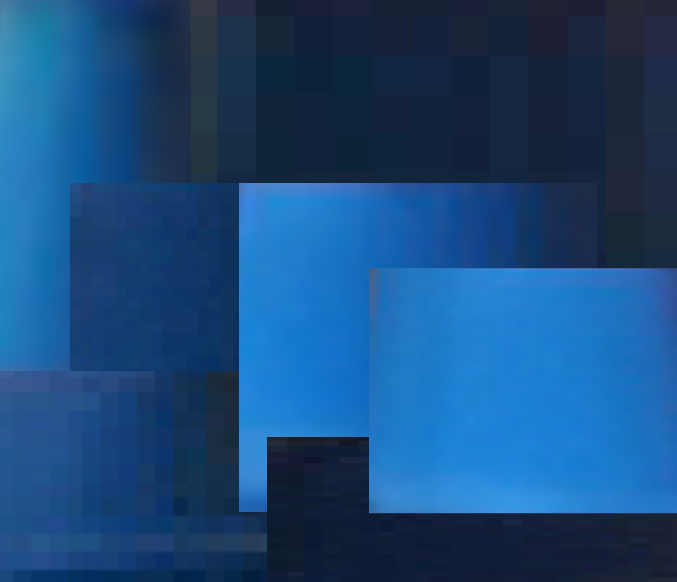
#> input picture utils/hist_backprojection/blue_cones_samples_comp.PNG, 677 x 582 px
$ python hist_backproject.py
#> lines starting #> are read from the running program, lines starting #| are printed output that depends on the picture; after the words box and inside, x2 and y2 are one past the last pixel; in counts of white or black regions, pixels touching at a corner belong together
# histogram backprojection to extract cones from an image
# Source: https://docs.opencv.org/4.x/dc/df6/tutorial_py_histogram_backprojection.html

import numpy as np
import cv2 as cv
import os

test_data_path = "/home/murphe80/metamorphic_testing/YOLO_metamorphic_testing/data/base_images/zed_frames"
output_path = "/home/murphe80/metamorphic_testing/YOLO_metamorphic_testing/data/base_images/zed_segmented/all_images"

os.makedirs(output_path, exist_ok=True)

roi_blue = cv.imread('blue_cones_samples_comp.PNG')
#> roi_blue is the input picture: shape (582, 677, 3); mean B, G, R 124.3, 74.6, 25.9
assert roi_blue is not None, "file could not be read, check with os.path.exists()"
hsv_blue = cv.cvtColor(roi_blue,cv.COLOR_BGR2HSV)
#> hsv_blue: shape (582, 677, 3); mean H, S, V 106.4, 191.9, 124.3

roi_yell = cv.imread('yellow_cones_samples2.png')
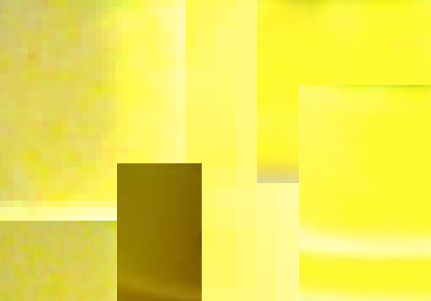
#> input picture utils/hist_backprojection/yellow_cones_samples2.png, 431 x 301 px
#> roi_yell is the input picture: shape (301, 431, 3); mean B, G, R 79.9, 228.3, 236.6
assert roi_yell is not None, "file could not be read, check with os.path.exists()"
hsv_yell = cv.cvtColor(roi_yell,cv.COLOR_BGR2HSV)
#> hsv_yell: shape (301, 431, 3); mean H, S, V 28.3, 171.9, 236.7

roi_orange = cv.imread('orange_cones_samples2.PNG')
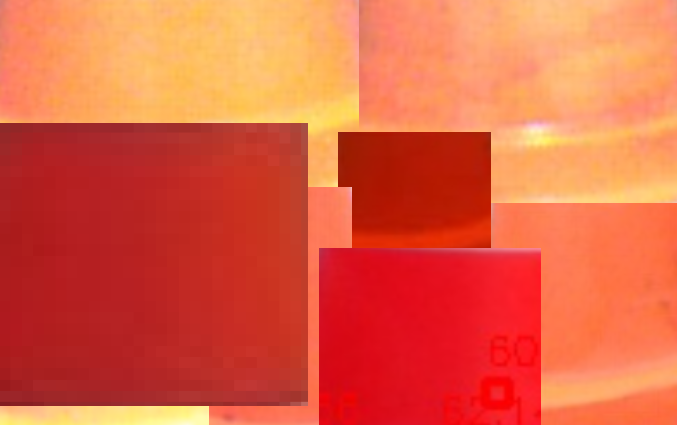
#> input picture utils/hist_backprojection/orange_cones_samples2.PNG, 677 x 425 px
#> roi_orange is the input picture: shape (425, 677, 3); mean B, G, R 66.1, 96.6, 225.3
assert roi_orange is not None, "file could not be read, check with os.path.exists()"
hsv_orange = cv.cvtColor(roi_orange,cv.COLOR_BGR2HSV)
#> hsv_orange: shape (425, 677, 3); mean H, S, V 34.8, 186, 225.3

# calculating object histogram
roihist_blue = cv.calcHist([hsv_blue],[0, 1], None, [180, 256], [0, 180, 0, 256] )
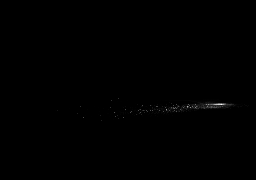
#> roihist_blue: shape (180, 256) float32; min 0, max 5101, mean 8.6; drawn with min black and max white
roihist_yell = cv.calcHist([hsv_yell],[0, 1], None, [180, 256], [0, 180, 0, 256] )
roihist_orange = cv.calcHist([hsv_orange],[0, 1], None, [180, 256], [0, 180, 0, 256] )

# normalize histogram
cv.normalize(roihist_blue,roihist_blue,0,255,cv.NORM_MINMAX)
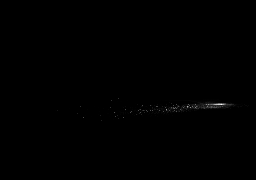
#> roihist_blue: shape (180, 256) float32; 3.03% of pixels changed, all inside (x1, y1, x2, y2) = (53, 98, 249, 121); drawn with min black and max white
cv.normalize(roihist_yell,roihist_yell,0,255,cv.NORM_MINMAX)
#> roihist_yell: shape (180, 256) float32; min 0, max 255, mean 0.1
cv.normalize(roihist_orange,roihist_orange,0,255,cv.NORM_MINMAX)
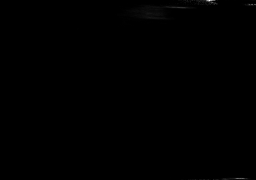
#> roihist_orange: shape (180, 256) float32; min 0, max 255, mean 0.3

image_extensions = ('.jpg', '.jpeg', '.png')
#> (the run stopped early here; a loop or call above may not have finished)
